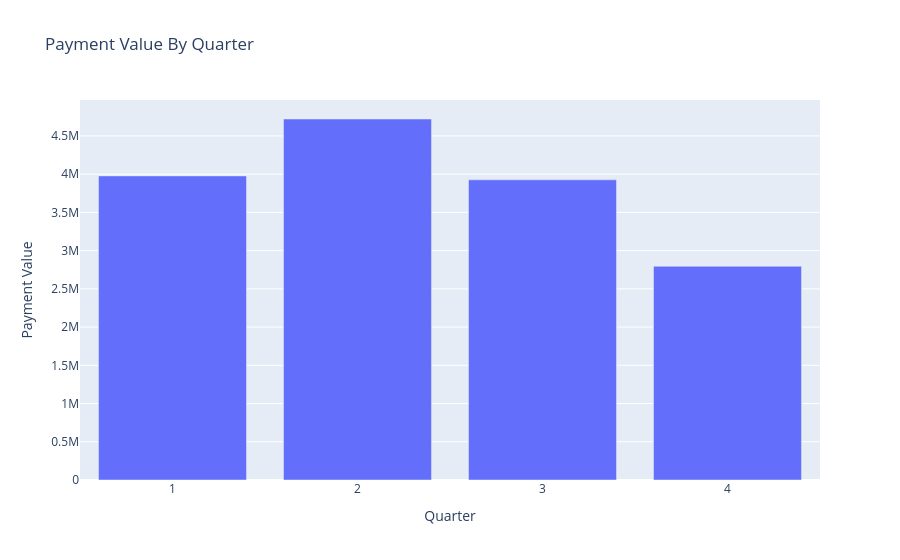

Write notebook code for a chart like this one.
### Code cell
import plotly.express as px

fig = px.bar(
    x=merged_order_payment_quarter.index,
    y=merged_order_payment_quarter["payment_value"],
    title="Payment Value By Quarter",
    labels={
        "x": "Quarter",
        "y": "Payment Value"
    }
)

fig.update_xaxes(tickvals=[1, 2, 3, 4])

fig.show()

### Figure 1 — Plotly figure (JSON) as saved in the notebook; plotly's stock layout.template omitted (floating-point values rounded to 4 significant figures)
{"data": [{"hovertemplate": "Quarter=%{x}<br>Payment Value=%{y}<extra></extra>", "legendgroup": "", "marker": {"color": "#636efa", "pattern": {"shape": ""}}, "name": "", "orientation": "v", "showlegend": false, "textposition": "auto", "type": "bar", "x": [1, 2, 3, 4], "xaxis": "x", "y": [3977000.0, 4721000.0, 3926000.0, 2795000.0], "yaxis": "y"}], "layout": {"barmode": "relative", "legend": {"tracegroupgap": 0}, "title": {"text": "Payment Value By Quarter"}, "xaxis": {"anchor": "y", "domain": [0, 1], "tickvals": [1, 2, 3, 4], "title": {"text": "Quarter"}}, "yaxis": {"anchor": "x", "domain": [0, 1], "title": {"text": "Payment Value"}}}}
